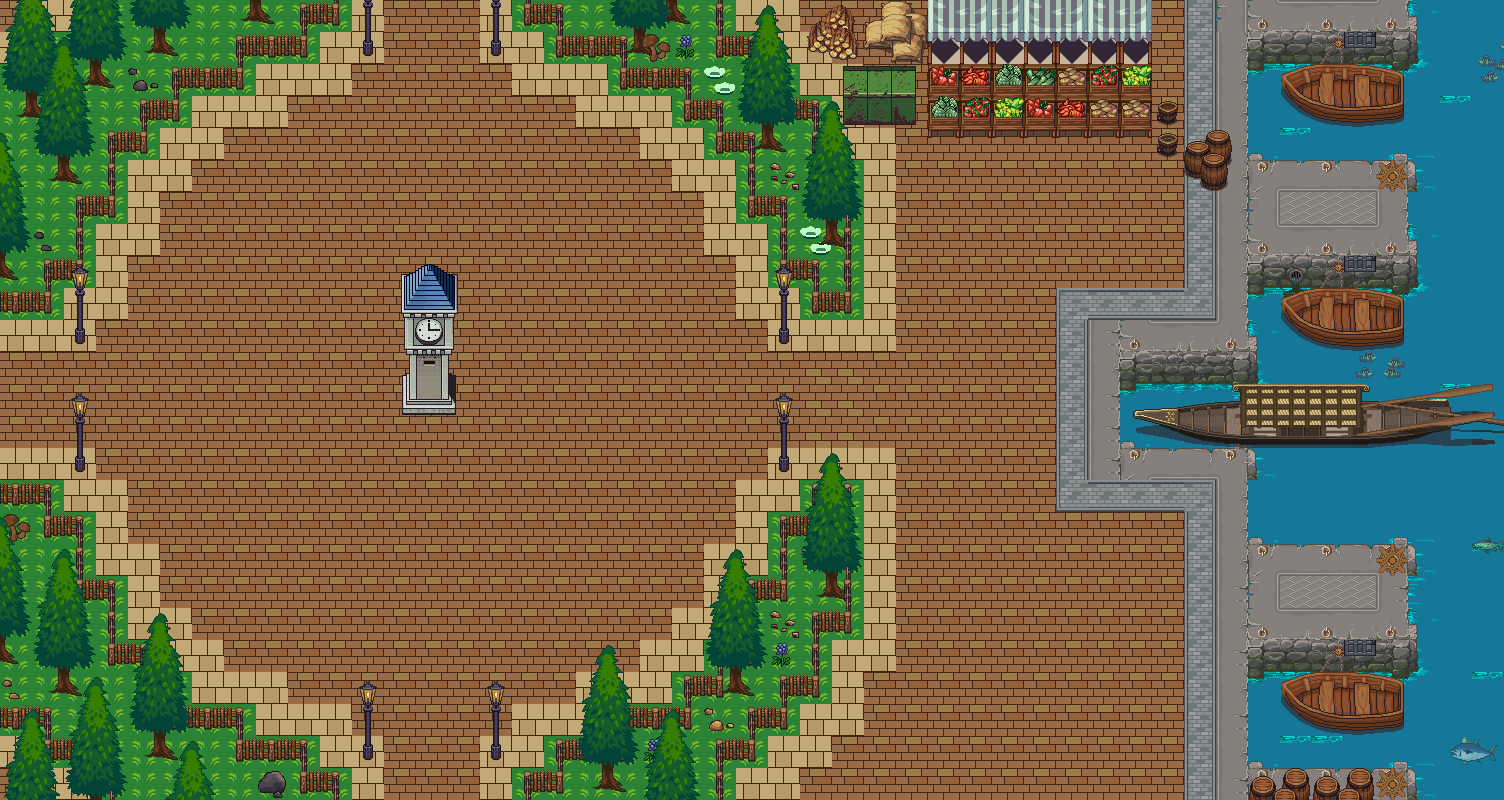

A level layout from a 2D game, rendered from its tile map. Below: a short description, then the map file with tile-grid data replaced by summaries:
An orthogonal 47x25 tile map with 32x32 px tiles, 5 tile layers (Terreno Base, Terreno Bloqueante1, Terreno Bloqueante 2, Terreno difuso, ...), 6 tilesets.

<map version="1.2" tiledversion="1.2.2" orientation="orthogonal" renderorder="right-down" width="47" height="25" tilewidth="32" tileheight="32" infinite="0" nextlayerid="11" nextobjectid="3">
 <tileset firstgid="1" name="interior6" tilewidth="32" tileheight="32" tilecount="400" columns="20">
  <image source="../Construccion Mapas/tileset01.png" width="640" height="640" />
 </tileset>
 <tileset firstgid="401" name="interior4" tilewidth="32" tileheight="32" tilecount="1024" columns="32">
  <image source="../Construccion Mapas/build_atlas.png" width="1024" height="1024" />
 </tileset>
 <tileset firstgid="1425" source="../Construccion Mapas/interior8.tsx" />
 <tileset firstgid="1434" source="../Construccion Mapas/interior7.tsx" />
 <tileset firstgid="2458" source="../Construccion Mapas/Outside_B.tsx" />
 <tileset firstgid="2714" source="../Construccion Mapas/tileset_town_multi_v002.tsx" />
 <layer id="1" name="Terreno Base" width="47" height="25">
  <data>[1175 cells, 1175 non-empty, 52 distinct tile ids]</data>
 </layer>
 <layer id="5" name="Terreno Bloqueante1" width="47" height="25">
  <data>[1175 cells, 253 non-empty, 92 distinct tile ids]</data>
 </layer>
 <layer id="6" name="Terreno Bloqueante 2" width="47" height="25">
  <data>[1175 cells, 168 non-empty, 41 distinct tile ids]</data>
 </layer>
 <layer id="7" name="Terreno difuso" width="47" height="25" opacity="0.5">
  <data>[1175 cells, 8 non-empty, 8 distinct tile ids]</data>
 </layer>
 <layer id="10" name="Capa de patrones 5" width="47" height="25">
  <data>[1175 cells, 0 non-empty, 0 distinct tile ids]</data>
 </layer>
</map>
